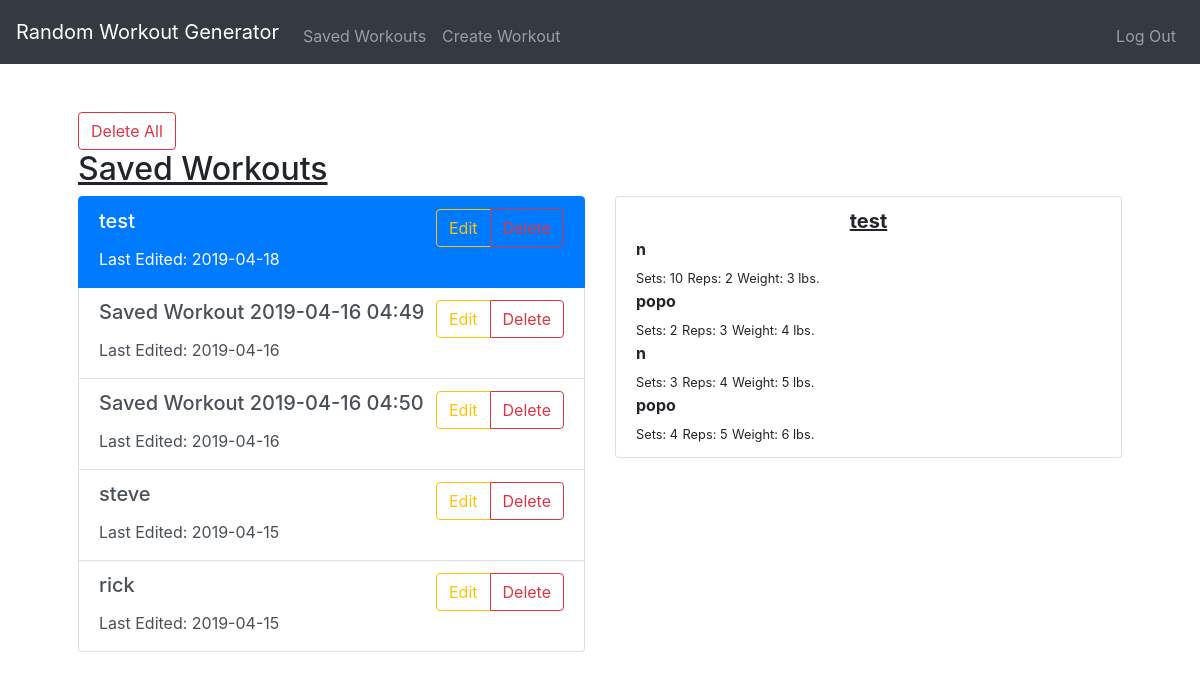
Page /saved (signed in) on the committed database.
### tables this page shows
CREATE TABLE "saved" (
	"workoutName"	text DEFAULT 'Untitled',
	"userID"	integer NOT NULL,
	"exerciseName"	text,
	"groups"	text,
	"type"	text,
	"setCount"	integer,
	"repCount"	integer,
	"weight"	INTEGER,
	"date"	date,
	"workoutID"	INTEGER NOT NULL,
	"exerciseID"	INTEGER
);

### application.py (the view, shortened to what this page needs)
@app.route("/saved", methods=["GET", "POST"])
@login_required
def saved():
    if request.method == "GET":
        user_id = str(session["user_id"])
        saved = db.execute(
            "SELECT * FROM saved where userID = :userID ORDER BY date DESC", userID=user_id)
        seen = set()
        ids = [x['workoutID'] for x in saved if not (
            x['workoutID'] in seen or seen.add(x['workoutID']))]
        return render_template("saved.html", saved=saved, ids=ids)

### application.py (called while the page is built)
@app.after_request
def after_request(response):
    response.headers["Cache-Control"] = "no-cache, no-store, must-revalidate"
    response.headers["Expires"] = 0
    response.headers["Pragma"] = "no-cache"
    return response

### helpers.py (called while the page is built)
def login_required(f):
    @wraps(f)
    def decorated_function(*args, **kwargs):
        if session.get("user_id") is None:
            return redirect("/login")
        return f(*args, **kwargs)
    return decorated_function

### templates/saved.html (shortened to what this page needs)
{% extends "layout.html" %}
{% block main %}
    <button type="button" class="btn btn-outline-danger" data-toggle="modal" data-target="#deleteAllWorkouts">Delete All</button>
    <p class="h2"><u>Saved Workouts</u></p>
    <div class="row">
        <div class="col-6">
            <div class="list-group" id="list-tab" role="tablist">
            {% set workout = {'workoutID': "", 'workoutName': "", 'date': ""} %}
            {% for id in ids %}
                {% if loop.index == 1 %}
                <a class="list-group-item list-group-item-action active" data-toggle="list" href="#workoutList{{id}}" role="tab" aria-controls="-workoutList{{id}}" id="-workoutList{{id}}">
                {% else %}
                <a class="list-group-item list-group-item-action" data-toggle="list" href="#workoutList{{id}}" role="tab" aria-controls="-workoutList{{id}}" id="-workoutList{{id}}">
                {% endif %}
                    <div class="d-flex w-100 justify-content-between savedWorkout">
                        <h5 class="mb-1">{{ workout["workoutName"]}}</h5>
                        <div class="btn-group" role="group" aria-label="Basic example">
                            <button type="button" onclick="editWorkout({{id}})" id="edit-{{id}}" class="btn btn-outline-warning">Edit</button>
                            <button type="button"  class="btn btn-outline-danger"
                                data-toggle="modal" data-target="#deleteWorkoutModal{{id}}">Delete</button>
                        </div>
                    </div>
                    <p class="mb-1">Last Edited: {{workout["date"]}}</p>
                </a>
            {% endfor %}
            </div>
        </div>
        <div class="col-6">
            <div class="tab-content" id="nav-tabContent">
                {% for id in ids %}
                {% if loop.index == 1 %}
                <div class="tab-pane fade show active" id="workoutList{{id}}" role="tabpanel" aria-labelledby="-workoutList{{id}}">
                {% else %}
                <div class="tab-pane fade" id="workoutList{{id}}" role="tabpanel" aria-labelledby="-workoutList{{id}}">
                {% endif %}
                    <div class="list-group">
                        <a class="list-group-item list-group-item-action">
                            <div class="d-flex w-100 justify-content-center">
                                <h5 class="mb-1"><b><u>{{workout["workoutName"]}}</u></b></h5>
                            </div>
                            {% for workout_ in saved %}
                                {% if workout_["workoutID"] == id %}
                                    <p class="mb-1"><b>{{workout_["exerciseName"]}}</b></p>
                                    <small>Sets: {{workout_["setCount"]}}</small>
                                    <small>Reps: {{workout_["repCount"]}}</small>
                                    <small>Weight: {{workout_["weight"]}} lbs.</small>
                                {% endif %}
                            {% endfor %}
                        </a>
                    </div>
                </div>
                {% endfor %}
            </div>
        </div>
    </div>
{% endblock %}

### rows in the picture
saved: workoutName "test", date "2019-04-18", workoutName "test", exerciseName "popo", setCount "4", repCount "5", weight "6"
saved: workoutName "Saved Workout 2019-04-16 04:49", date "2019-04-16"
saved: workoutName "Saved Workout 2019-04-16 04:50", date "2019-04-16"
saved: workoutName "steve", date "2019-04-15"
saved: workoutName "rick", date "2019-04-15"
saved: exerciseName "n", setCount "10", repCount "2", weight "3"
saved: exerciseName "popo", setCount "2", repCount "3", weight "4"
saved: exerciseName "n", setCount "3", repCount "4", weight "5"
